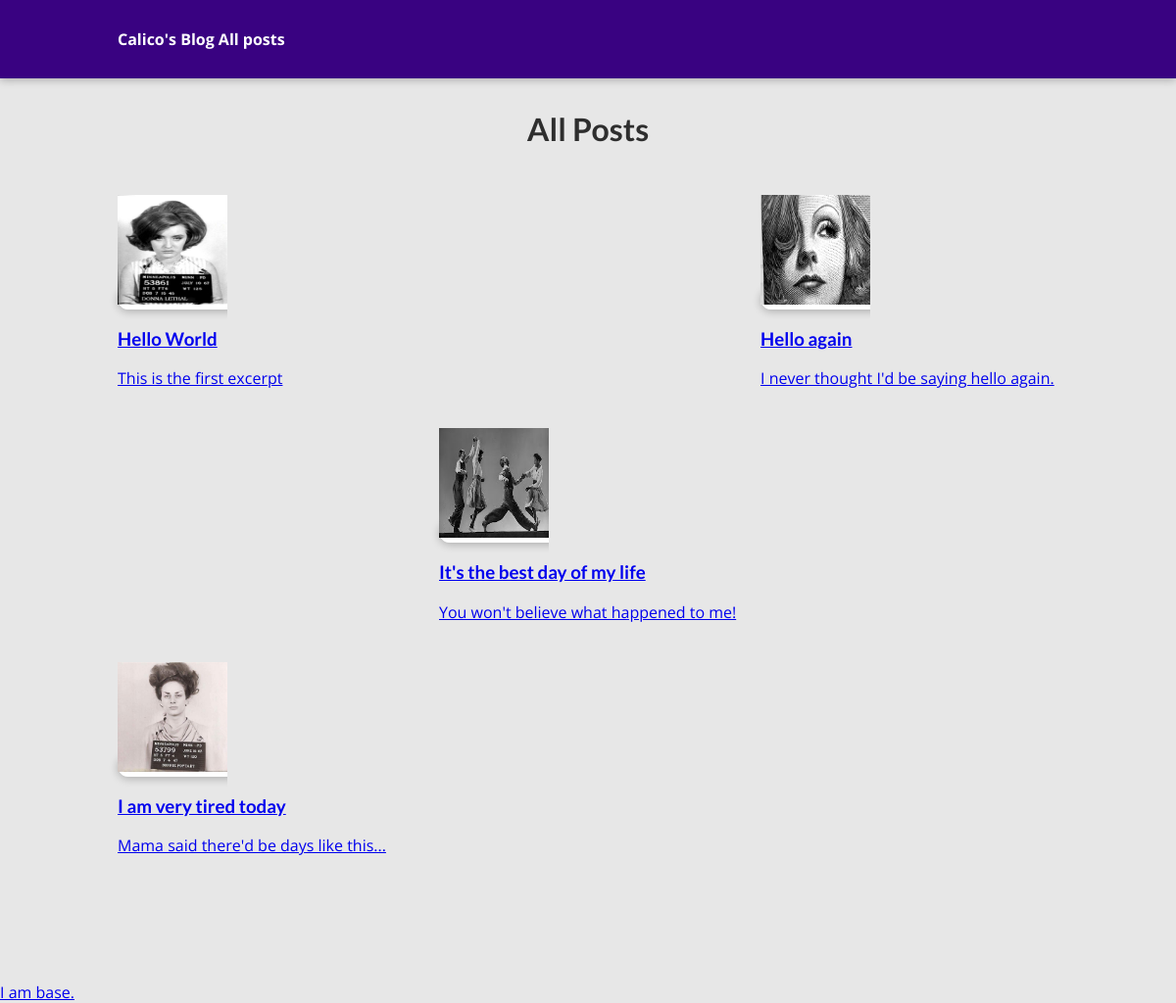
The page /posts on the database its author committed.
### blog/models.py (models this page shows)
class Post(models.Model):
  title = models.CharField(max_length=150)
  excerpt = models.CharField(max_length=200)
  image_name = models.CharField(max_length=100)
  date = models.DateField(auto_now=True)
  slug = models.SlugField(unique=True, db_index=True)
  content = models.TextField(validators=[MinLengthValidator(10)])
  author = models.ForeignKey(Author, on_delete=models.SET_NULL, null=True, related_name="posts")
  tags = models.ManyToManyField(Tag)

### blog/views.py (the view)
# urls.py: path("posts", views.posts, name="posts"),
def posts(request):
  all_posts = Post.objects.all().order_by("-date")
  return render(request, "blog/posts.html", {
    "posts": all_posts
  })

### blog/templates/blog/posts.html (shortened to what this page needs)
{% extends "base.html" %}
{% load static %}
{% block css_files %}
  <link rel="stylesheet" href="{% static "blog/posts.css" %}"
{% endblock %}
{% block content %}
  <section id="all-posts">
    <h2>All Posts</h2>
    <ul>
      {% for post in posts %}
        {% include "blog/includes/post-teaser.html" %}
      {% endfor %}
    </ul>
  </section>
{% endblock %}

### templates/base.html (shortened to what this page needs)
{% load static %}
<!DOCTYPE html>
<html lang="en">
<head>
  <link rel="stylesheet" href="{% static "app.css" %}">
  {% block css_files %}{% endblock %}
</head>
<body>
  <header id="main-navigation">
    <nav>
      <a href="{% url "index" %}">Calico's Blog</a>
      <a href="{% url "posts" %}">All posts</a>
    </nav>
  </header>
  {% block content %}{% endblock %}
  I am base.
</body>
</html>

### blog/templates/blog/includes/post-teaser.html
{% load static %}
<li>
  <article class="post">
    <a href="{% url "post-detail" slug=post.slug %}">
      <img src="{% static "blog/images/"|add:post.image_name %}" alt="{{ post.title }}" />
      <div class="post__content">
        <h3>{{ post.title }}</h3>
        <p>{{ post.excerpt }}</p>
      </div>
  </article>
</li>

### static/app.css (style rules this page uses)
* { box-sizing: border-box; }
html { font-family: 'Open Sans', 'Lato', sans-serif; }
body { margin: 0; }
h1, h2, h3 { font-family: 'Lato', sans-serif; font-weight: bold; }
#main-navigation { width: 100%; height: 5rem; display: flex; justify-content: space-between; align-items: center; padding: 0 10%; position: absolute; top: 0; left: 0; }
#main-navigation a { text-decoration: none; color: white; font-weight: bold; }

### blog/static/blog/posts.css (style rules this page uses)
body { background-color: #e7e7e7; }
#main-navigation { background-color: #390281; box-shadow: 0 2px 8px rgba(0, 0, 0, 0.25); }
#all-posts { margin: 7rem auto; width: 90%; max-width: 60rem; }
#all-posts h2 { text-align: center; font-size: 2rem; color: #2e2e2e; margin: 3rem 0; }
ul { list-style: none; margin: 0; padding: 0; display: grid; grid-template-columns: repeat(auto-fill, minmax(17rem, 1fr)); gap: 1.5rem; }
.post img { width: 7rem; height: 7rem; }
.post a { height: 22rem; transform-origin: center; box-shadow: 0 2px 8px rgba(0, 0, 0, 0.25); border-radius: 12px; background-color: white; }

### rows shown on the page
Post: image_name (picture), title "Hello World", excerpt "This is the first excerpt"
Post: image_name (picture), title "Hello again", excerpt "I never thought I'd be saying hello again."
Post: image_name (picture), title "It's the best day of my life", excerpt "You won't believe what happened to me!"
Post: image_name (picture), title "I am very tired today", excerpt "Mama said there'd be days like this..."
